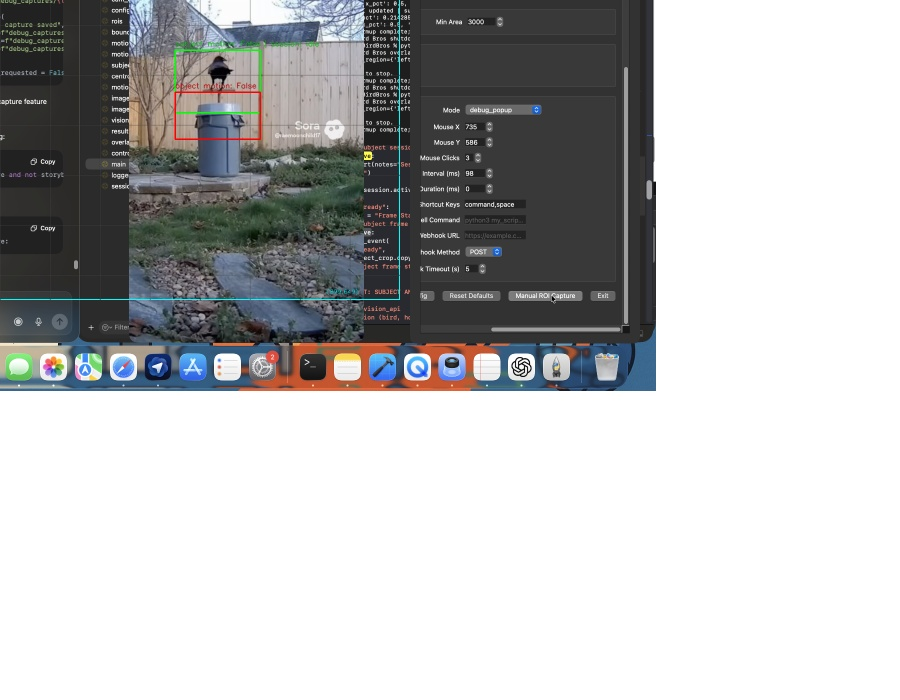
#> input picture debug_captures/20260425_091408_full_frame.jpg, 900 x 700 px
$ python -i motion_analysis.py   (imports and definitions only)   (older library calls are emulated)
#> lines starting #> are read from the running program, lines starting #| are printed output that depends on the picture; after the words box and inside, x2 and y2 are one past the last pixel; in counts of white or black regions, pixels touching at a corner belong together
#> further down, picture is the input picture: shape (700, 900, 3); mean B, G, R 186.2, 185.8, 185.1
"""                 ### SEGMENT: FILE OVERVIEW ###
PURPOSE:
Provides higher-level motion interpretation beyond simple detection, including
centroid tracking, stability assessment, and directional analysis.

RESPONSIBILITIES:
- Analyze motion patterns over time
- Track centroid movement
- Determine stability of motion
- Support selection of best frame from motion sequences

USED BY:
- subject_session (stabilization + best frame logic)
- main.py (indirectly through session flow)

INPUTS:
- Frame sequences or motion-triggered frames

OUTPUTS:
- Stability signals
- Motion characteristics (centroid, movement behavior)

DESIGN INTENT:
Bridge raw motion detection and session logic with reusable motion analysis tools.
"""


import cv2
import numpy as np

""" ### SEGMENT: MOTION ANALYSIS LOGIC ###
Contains core functions for interpreting motion behavior, including:
- centroid tracking
- movement consistency
- stability detection

These functions operate on sequences or buffered frames rather than single-frame input.
"""

class motion_analysis:
    def __init__(
        self,
        diff_threshold=25,
        stable_threshold=5000,
        blur_kernel=(21, 21)
    ):
        self.diff_threshold = diff_threshold
        self.stable_threshold = stable_threshold
        self.blur_kernel = blur_kernel

    def to_gray_blur(self, frame):
        gray = cv2.cvtColor(frame, cv2.COLOR_BGR2GRAY)
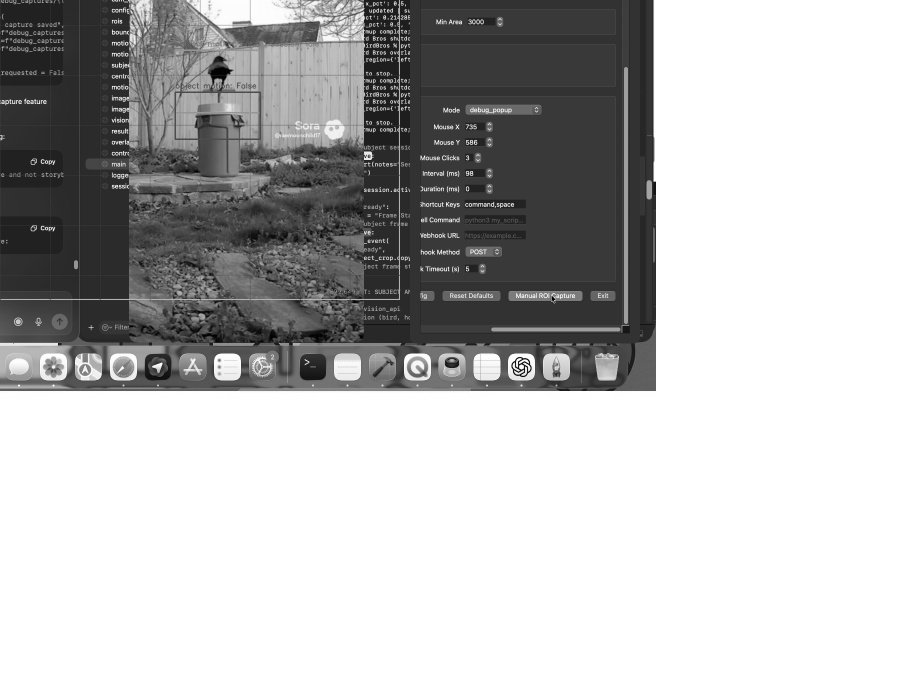
#> gray: shape (700, 900); min 0, max 255, mean 185.6
        gray = cv2.GaussianBlur(gray, self.blur_kernel, 0)
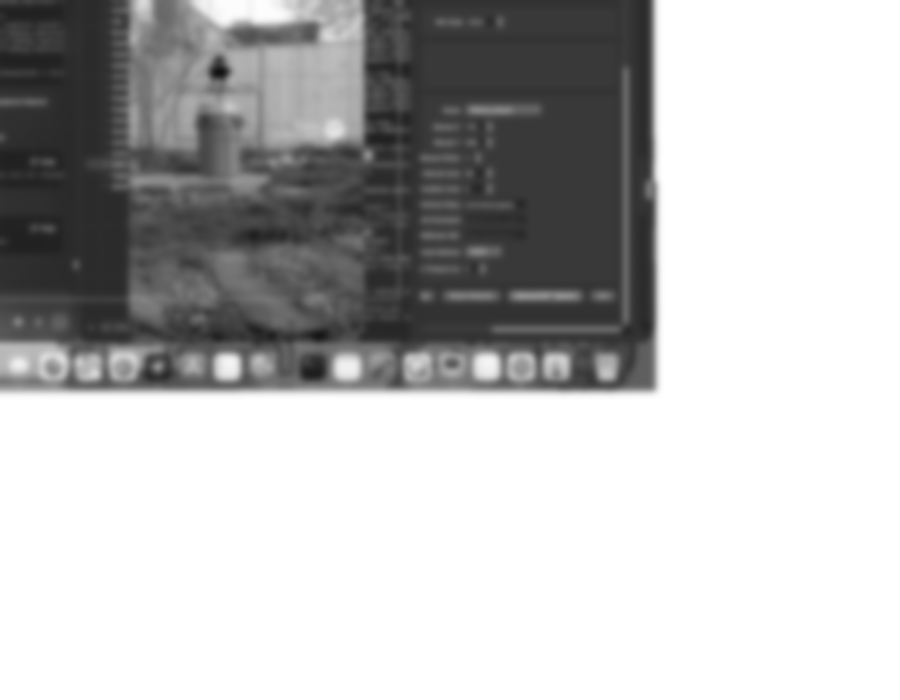
#> gray: shape (700, 900); min 17, max 255, mean 185.6
        return gray

    def sharpness_score(self, frame):
        gray = cv2.cvtColor(frame, cv2.COLOR_BGR2GRAY)
        return cv2.Laplacian(gray, cv2.CV_64F).var()

    # [58 lines left out: functions frame_difference_score, is_stable, select_best_frame, get_motion_scores, not called in this run]

    def get_centroid(self, frame):
        """
        Returns the centroid of the largest detected motion region in a frame.
        This is optional helper functionality for future path tracking.
        """
        gray = self.to_gray_blur(frame)

        _, thresh = cv2.threshold(
            gray,
            self.diff_threshold,
            255,
            cv2.THRESH_BINARY
        )
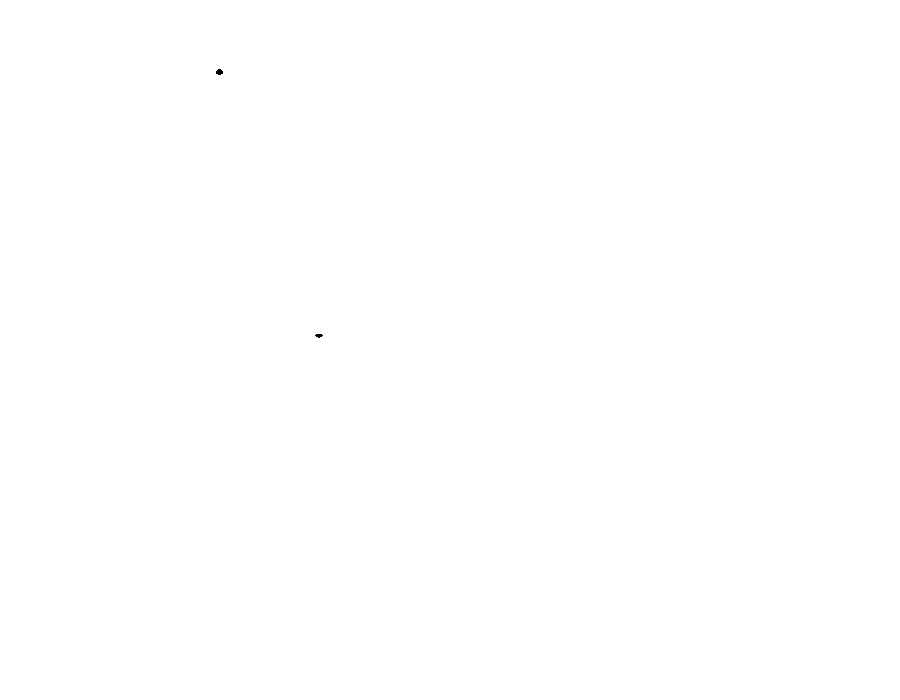
#> thresh: shape (700, 900); 100% white; 2 black regions, box (x1, y1, x2, y2) and area: (216, 69, 223, 75) 32, (315, 334, 323, 338) 22

        contours, _ = cv2.findContours(
            thresh,
            cv2.RETR_EXTERNAL,
            cv2.CHAIN_APPROX_SIMPLE
        )
#> contours = [[[0, 0], [0, 699], [899, 699], [899, 0]]]

        if not contours:
            return None

        largest = max(contours, key=cv2.contourArea)
#> largest = [[0, 0], [0, 699], [899, 699], [899, 0]]
        moments = cv2.moments(largest)
#> moments = moments, m00 628401, centre m10/m00, m01/m00 = (449.5, 349.5)

        if moments["m00"] == 0:
            return None

        cx = int(moments["m10"] / moments["m00"])
#> cx = 449
        cy = int(moments["m01"] / moments["m00"])
#> cy = 349
        return (cx, cy)


"""                 ### SEGMENT: SYSTEM CONTEXT ###
FLOW:

cam_controller → frames
    ↓
motion_detector → motion signal
    ↓
motion_triggered_buffer (optional)
    ↓
motion_analysis
    ↓
subject_session (stability + best frame selection)
    ↓
vision_api

DESIGN INTENT:
Provide reusable motion intelligence without embedding logic directly in session or main.
"""

>>> import cv2
>>> picture = cv2.imread('debug_captures/20260425_091408_full_frame.jpg')
>>> result = motion_analysis().get_centroid(picture)
#> result = (449, 349)
